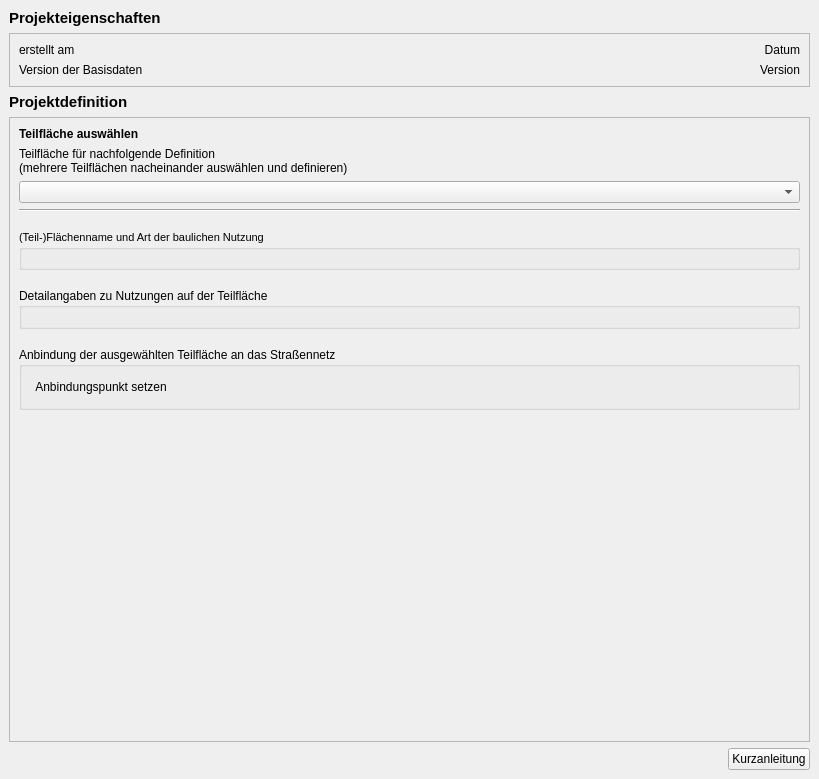
<?xml version="1.0" encoding="UTF-8"?>
<ui version="4.0">
 <class>DockWidget</class>
 <widget class="QDockWidget" name="DockWidget">
  <property name="geometry">
   <rect>
    <x>0</x>
    <y>0</y>
    <width>819</width>
    <height>779</height>
   </rect>
  </property>
  <property name="font">
   <font>
    <family>MS Shell Dlg 2</family>
   </font>
  </property>
  <property name="windowTitle">
   <string>Projekt-Check / Projektdefinition</string>
  </property>
  <widget class="QWidget" name="dockWidgetContents">
   <layout class="QVBoxLayout" name="verticalLayout_3">
    <item>
     <widget class="QLabel" name="label_3">
      <property name="font">
       <font>
        <pointsize>11</pointsize>
        <weight>75</weight>
        <bold>true</bold>
       </font>
      </property>
      <property name="text">
       <string>Projekteigenschaften</string>
      </property>
     </widget>
    </item>
    <item>
     <widget class="QFrame" name="frame">
      <property name="frameShape">
       <enum>QFrame::StyledPanel</enum>
      </property>
      <property name="frameShadow">
       <enum>QFrame::Raised</enum>
      </property>
      <layout class="QGridLayout" name="gridLayout">
       <item row="3" column="0">
        <widget class="QLabel" name="label_5">
         <property name="text">
          <string>erstellt am</string>
         </property>
        </widget>
       </item>
       <item row="4" column="0">
        <widget class="QLabel" name="label_7">
         <property name="text">
          <string>Version der Basisdaten</string>
         </property>
        </widget>
       </item>
       <item row="3" column="1">
        <widget class="QLabel" name="date_label">
         <property name="sizePolicy">
          <sizepolicy hsizetype="Minimum" vsizetype="Preferred">
           <horstretch>0</horstretch>
           <verstretch>0</verstretch>
          </sizepolicy>
         </property>
         <property name="text">
          <string>Datum</string>
         </property>
         <property name="alignment">
          <set>Qt::AlignRight|Qt::AlignTrailing|Qt::AlignVCenter</set>
         </property>
        </widget>
       </item>
       <item row="4" column="1">
        <widget class="QLabel" name="basedata_label">
         <property name="sizePolicy">
          <sizepolicy hsizetype="Minimum" vsizetype="Preferred">
           <horstretch>0</horstretch>
           <verstretch>0</verstretch>
          </sizepolicy>
         </property>
         <property name="text">
          <string>Version</string>
         </property>
         <property name="alignment">
          <set>Qt::AlignRight|Qt::AlignTrailing|Qt::AlignVCenter</set>
         </property>
        </widget>
       </item>
      </layout>
     </widget>
    </item>
    <item>
     <widget class="QLabel" name="label">
      <property name="font">
       <font>
        <pointsize>11</pointsize>
        <weight>75</weight>
        <bold>true</bold>
       </font>
      </property>
      <property name="text">
       <string>Projektdefinition</string>
      </property>
     </widget>
    </item>
    <item>
     <widget class="QScrollArea" name="scrollArea_3">
      <property name="sizePolicy">
       <sizepolicy hsizetype="Minimum" vsizetype="Expanding">
        <horstretch>0</horstretch>
        <verstretch>0</verstretch>
       </sizepolicy>
      </property>
      <property name="widgetResizable">
       <bool>true</bool>
      </property>
      <widget class="QWidget" name="scrollAreaWidgetContents_3">
       <property name="geometry">
        <rect>
         <x>0</x>
         <y>0</y>
         <width>799</width>
         <height>599</height>
        </rect>
       </property>
       <layout class="QVBoxLayout" name="verticalLayout_14">
        <item>
         <widget class="QLabel" name="label_4">
          <property name="font">
           <font>
            <weight>75</weight>
            <bold>true</bold>
           </font>
          </property>
          <property name="text">
           <string>Teilfläche auswählen</string>
          </property>
         </widget>
        </item>
        <item>
         <widget class="QLabel" name="label_2">
          <property name="text">
           <string>Teilfläche für nachfolgende Definition
(mehrere Teilflächen nacheinander auswählen und definieren)</string>
          </property>
         </widget>
        </item>
        <item>
         <widget class="QComboBox" name="area_combo">
          <property name="toolTip">
           <string>&lt;html&gt;&lt;head/&gt;&lt;body&gt;&lt;p&gt;&lt;span style=&quot; font-weight:600;&quot;&gt;Teilfläche auswählen&lt;/span&gt;&lt;/p&gt;&lt;p&gt;Wählen Sie hier die Teilfläche aus, deren bauliche Nutzung Sie im Folgenden definieren möchten.&lt;/p&gt;&lt;/body&gt;&lt;/html&gt;</string>
          </property>
         </widget>
        </item>
        <item>
         <widget class="Line" name="line">
          <property name="orientation">
           <enum>Qt::Horizontal</enum>
          </property>
         </widget>
        </item>
        <item>
         <spacer name="verticalSpacer_3">
          <property name="orientation">
           <enum>Qt::Vertical</enum>
          </property>
          <property name="sizeType">
           <enum>QSizePolicy::Fixed</enum>
          </property>
          <property name="sizeHint" stdset="0">
           <size>
            <width>20</width>
            <height>12</height>
           </size>
          </property>
         </spacer>
        </item>
        <item>
         <widget class="QGroupBox" name="parameter_group">
          <property name="font">
           <font>
            <family>MS Shell Dlg 2</family>
            <pointsize>8</pointsize>
            <weight>50</weight>
            <bold>false</bold>
           </font>
          </property>
          <property name="title">
           <string>(Teil-)Flächenname und Art der baulichen Nutzung</string>
          </property>
          <layout class="QVBoxLayout" name="verticalLayout_2"/>
         </widget>
        </item>
        <item>
         <spacer name="verticalSpacer_2">
          <property name="orientation">
           <enum>Qt::Vertical</enum>
          </property>
          <property name="sizeType">
           <enum>QSizePolicy::Fixed</enum>
          </property>
          <property name="sizeHint" stdset="0">
           <size>
            <width>20</width>
            <height>12</height>
           </size>
          </property>
         </spacer>
        </item>
        <item>
         <widget class="QGroupBox" name="type_parameter_group">
          <property name="toolTip">
           <string>&lt;html&gt;&lt;head/&gt;&lt;body&gt;&lt;p&gt;&lt;span style=&quot; font-weight:600;&quot;&gt;Maß der baulichen Nutzung&lt;/span&gt;&lt;/p&gt;&lt;p&gt;Die Angaben sind nur sichtbar, wenn für die gewählte Teilfläche bereits eine Art der baulichen Nutzung (Wohnen, Gewerbe oder Einzelhandel) ausgewählt wurde.&lt;/p&gt;&lt;/body&gt;&lt;/html&gt;</string>
          </property>
          <property name="title">
           <string>Detailangaben zu Nutzungen auf der Teilfläche</string>
          </property>
          <layout class="QVBoxLayout" name="verticalLayout"/>
         </widget>
        </item>
        <item>
         <spacer name="verticalSpacer_4">
          <property name="orientation">
           <enum>Qt::Vertical</enum>
          </property>
          <property name="sizeType">
           <enum>QSizePolicy::Fixed</enum>
          </property>
          <property name="sizeHint" stdset="0">
           <size>
            <width>20</width>
            <height>12</height>
           </size>
          </property>
         </spacer>
        </item>
        <item>
         <widget class="QGroupBox" name="groupBox">
          <property name="title">
           <string>Anbindung der ausgewählten Teilfläche an das Straßennetz</string>
          </property>
          <layout class="QHBoxLayout" name="horizontalLayout_3">
           <item>
            <widget class="QPushButton" name="connector_button">
             <property name="cursor">
              <cursorShape>PointingHandCursor</cursorShape>
             </property>
             <property name="toolTip">
              <string>&lt;html&gt;&lt;head/&gt;&lt;body&gt;&lt;p&gt;&lt;span style=&quot; font-weight:600;&quot;&gt;Anbindung der Teilflächen an das Straßennetz&lt;/span&gt;&lt;/p&gt;&lt;p&gt;Für die einzelnen Teilflächen festlegen, an welcher Stelle die Verkehre aus dem Pangebiet in das Bestandsnetz, bzw. aus dem Bestandsnetz in das Plangebiet einmünden. &lt;br/&gt;Weitere Informationen in der Kurzanleitung.&lt;/p&gt;&lt;/body&gt;&lt;/html&gt;</string>
             </property>
             <property name="text">
              <string>Anbindungspunkt setzen</string>
             </property>
             <property name="icon">
              <iconset>
               <normaloff>../images/iconset_mob/20190619_iconset_mob_replace_point_2.png</normaloff>
               <normalon>../images/iconset_mob/20190619_iconset_mob_replace_point_1.png</normalon>../images/iconset_mob/20190619_iconset_mob_replace_point_2.png</iconset>
             </property>
             <property name="iconSize">
              <size>
               <width>24</width>
               <height>24</height>
              </size>
             </property>
             <property name="checkable">
              <bool>true</bool>
             </property>
             <property name="flat">
              <bool>true</bool>
             </property>
            </widget>
           </item>
           <item>
            <spacer name="horizontalSpacer">
             <property name="orientation">
              <enum>Qt::Horizontal</enum>
             </property>
             <property name="sizeHint" stdset="0">
              <size>
               <width>40</width>
               <height>20</height>
              </size>
             </property>
            </spacer>
           </item>
          </layout>
         </widget>
        </item>
        <item>
         <spacer name="verticalSpacer">
          <property name="orientation">
           <enum>Qt::Vertical</enum>
          </property>
          <property name="sizeHint" stdset="0">
           <size>
            <width>20</width>
            <height>40</height>
           </size>
          </property>
         </spacer>
        </item>
       </layout>
      </widget>
     </widget>
    </item>
    <item>
     <layout class="QHBoxLayout" name="horizontalLayout_2">
      <property name="leftMargin">
       <number>0</number>
      </property>
      <property name="topMargin">
       <number>0</number>
      </property>
      <property name="rightMargin">
       <number>0</number>
      </property>
      <property name="bottomMargin">
       <number>0</number>
      </property>
      <item>
       <spacer name="horizontalSpacer_4">
        <property name="orientation">
         <enum>Qt::Horizontal</enum>
        </property>
        <property name="sizeHint" stdset="0">
         <size>
          <width>40</width>
          <height>20</height>
         </size>
        </property>
       </spacer>
      </item>
      <item>
       <widget class="QPushButton" name="manual_button">
        <property name="sizePolicy">
         <sizepolicy hsizetype="Fixed" vsizetype="Fixed">
          <horstretch>0</horstretch>
          <verstretch>0</verstretch>
         </sizepolicy>
        </property>
        <property name="toolTip">
         <string>&lt;html&gt;&lt;head/&gt;&lt;body&gt;&lt;p&gt;&lt;span style=&quot; font-weight:600;&quot;&gt;Kurzanleitung&lt;/span&gt;&lt;/p&gt;&lt;p&gt;Zeigt eine Kurzanleitung (pdf) zur Projektdefinition an.&lt;/p&gt;&lt;/body&gt;&lt;/html&gt;</string>
        </property>
        <property name="layoutDirection">
         <enum>Qt::LeftToRight</enum>
        </property>
        <property name="text">
         <string>Kurzanleitung</string>
        </property>
        <property name="icon">
         <iconset>
          <normaloff>../images/iconset_mob/20190619_iconset_mob_info_2.png</normaloff>../images/iconset_mob/20190619_iconset_mob_info_2.png</iconset>
        </property>
       </widget>
      </item>
     </layout>
    </item>
   </layout>
  </widget>
 </widget>
 <resources/>
 <connections/>
</ui>
